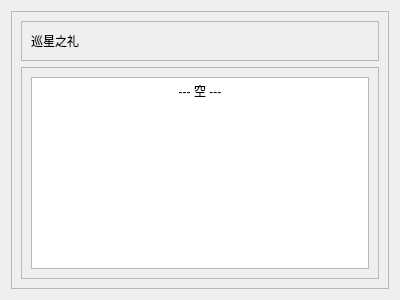
<?xml version="1.0" encoding="UTF-8"?>
<ui version="4.0">
 <class>Form</class>
 <widget class="QWidget" name="Form">
  <property name="geometry">
   <rect>
    <x>0</x>
    <y>0</y>
    <width>400</width>
    <height>300</height>
   </rect>
  </property>
  <property name="windowTitle">
   <string>Form</string>
  </property>
  <layout class="QGridLayout" name="gridLayout">
   <item row="0" column="0">
    <widget class="QFrame" name="frame">
     <property name="frameShape">
      <enum>QFrame::Shape::StyledPanel</enum>
     </property>
     <property name="frameShadow">
      <enum>QFrame::Shadow::Raised</enum>
     </property>
     <layout class="QVBoxLayout" name="verticalLayout_2">
      <item>
       <widget class="QFrame" name="frame_1">
        <property name="frameShape">
         <enum>QFrame::Shape::StyledPanel</enum>
        </property>
        <property name="frameShadow">
         <enum>QFrame::Shadow::Raised</enum>
        </property>
        <layout class="QHBoxLayout" name="horizontalLayout">
         <item>
          <widget class="QLabel" name="label">
           <property name="text">
            <string>巡星之礼</string>
           </property>
          </widget>
         </item>
         <item>
          <spacer name="horizontalSpacer">
           <property name="orientation">
            <enum>Qt::Orientation::Horizontal</enum>
           </property>
           <property name="sizeHint" stdset="0">
            <size>
             <width>329</width>
             <height>20</height>
            </size>
           </property>
          </spacer>
         </item>
        </layout>
       </widget>
      </item>
      <item>
       <widget class="QFrame" name="frame_2">
        <property name="frameShape">
         <enum>QFrame::Shape::StyledPanel</enum>
        </property>
        <property name="frameShadow">
         <enum>QFrame::Shadow::Raised</enum>
        </property>
        <layout class="QVBoxLayout" name="verticalLayout">
         <item>
          <widget class="QTextBrowser" name="textBrowser">
           <property name="html">
            <string>&lt;!DOCTYPE HTML PUBLIC &quot;-//W3C//DTD HTML 4.0//EN&quot; &quot;http://www.w3.org/TR/REC-html40/strict.dtd&quot;&gt;
&lt;html&gt;&lt;head&gt;&lt;meta name=&quot;qrichtext&quot; content=&quot;1&quot; /&gt;&lt;meta charset=&quot;utf-8&quot; /&gt;&lt;style type=&quot;text/css&quot;&gt;
p, li { white-space: pre-wrap; }
hr { height: 1px; border-width: 0; }
li.unchecked::marker { content: &quot;\2610&quot;; }
li.checked::marker { content: &quot;\2612&quot;; }
&lt;/style&gt;&lt;/head&gt;&lt;body style=&quot; font-family:'Microsoft YaHei UI'; font-size:9pt; font-weight:400; font-style:normal;&quot;&gt;
&lt;p align=&quot;center&quot; style=&quot; margin-top:0px; margin-bottom:0px; margin-left:0px; margin-right:0px; -qt-block-indent:0; text-indent:0px;&quot;&gt;--- 空 ---&lt;/p&gt;&lt;/body&gt;&lt;/html&gt;</string>
           </property>
          </widget>
         </item>
        </layout>
       </widget>
      </item>
     </layout>
    </widget>
   </item>
  </layout>
 </widget>
 <resources/>
 <connections/>
</ui>
